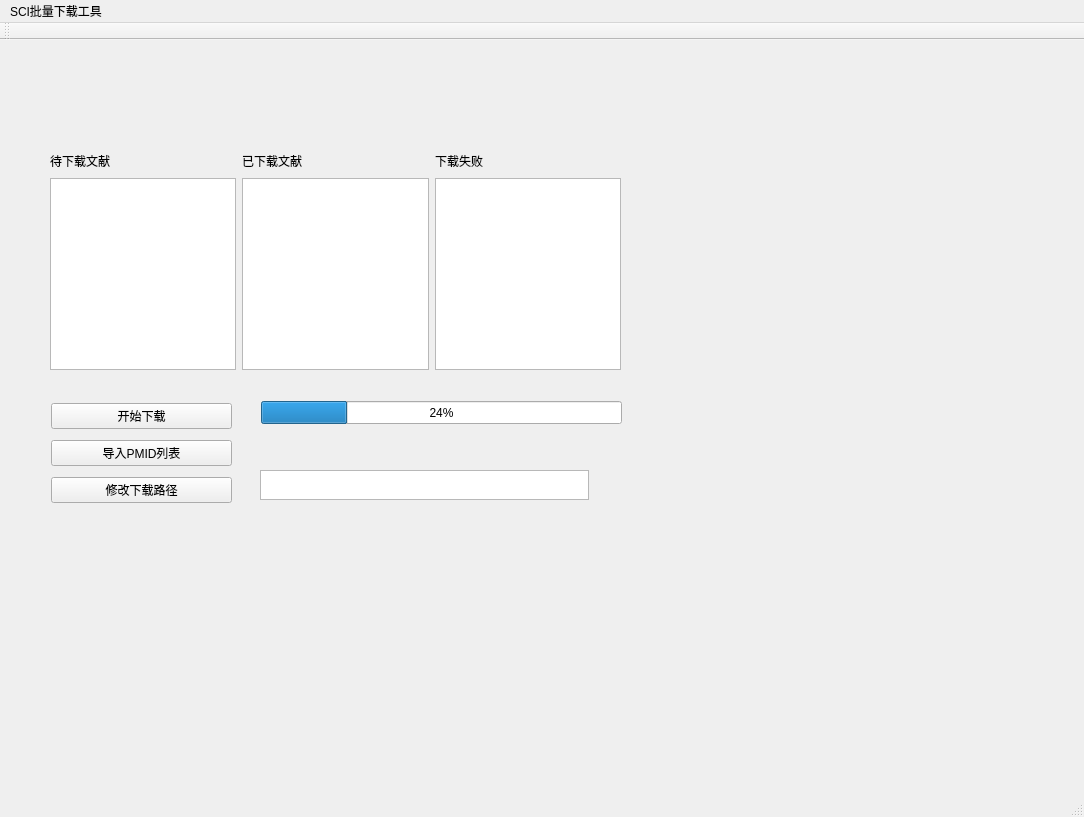
<?xml version="1.0" encoding="UTF-8"?>
<ui version="4.0">
 <class>MainWindow</class>
 <widget class="QMainWindow" name="MainWindow">
  <property name="geometry">
   <rect>
    <x>0</x>
    <y>0</y>
    <width>1084</width>
    <height>817</height>
   </rect>
  </property>
  <property name="windowTitle">
   <string>MainWindow</string>
  </property>
  <widget class="QWidget" name="centralwidget">
   <widget class="QProgressBar" name="progressBar">
    <property name="geometry">
     <rect>
      <x>261</x>
      <y>361</y>
      <width>361</width>
      <height>23</height>
     </rect>
    </property>
    <property name="sizePolicy">
     <sizepolicy hsizetype="Expanding" vsizetype="Expanding">
      <horstretch>0</horstretch>
      <verstretch>1</verstretch>
     </sizepolicy>
    </property>
    <property name="value">
     <number>24</number>
    </property>
   </widget>
   <widget class="QWidget" name="">
    <property name="geometry">
     <rect>
      <x>50</x>
      <y>110</y>
      <width>571</width>
      <height>220</height>
     </rect>
    </property>
    <layout class="QVBoxLayout" name="verticalLayout_2">
     <item>
      <layout class="QHBoxLayout" name="horizontalLayout">
       <item>
        <widget class="QLabel" name="label">
         <property name="layoutDirection">
          <enum>Qt::LeftToRight</enum>
         </property>
         <property name="text">
          <string>待下载文献</string>
         </property>
        </widget>
       </item>
       <item>
        <widget class="QLabel" name="label_2">
         <property name="text">
          <string>已下载文献</string>
         </property>
        </widget>
       </item>
       <item>
        <widget class="QLabel" name="label_3">
         <property name="text">
          <string>下载失败</string>
         </property>
        </widget>
       </item>
      </layout>
     </item>
     <item>
      <widget class="QSplitter" name="splitter">
       <property name="orientation">
        <enum>Qt::Horizontal</enum>
       </property>
       <widget class="QWidget" name="">
        <layout class="QHBoxLayout" name="horizontalLayout_2">
         <item>
          <widget class="QTextEdit" name="textEdit">
           <property name="html">
            <string>&lt;!DOCTYPE HTML PUBLIC &quot;-//W3C//DTD HTML 4.0//EN&quot; &quot;http://www.w3.org/TR/REC-html40/strict.dtd&quot;&gt;
&lt;html&gt;&lt;head&gt;&lt;meta name=&quot;qrichtext&quot; content=&quot;1&quot; /&gt;&lt;style type=&quot;text/css&quot;&gt;
p, li { white-space: pre-wrap; }
&lt;/style&gt;&lt;/head&gt;&lt;body style=&quot; font-family:'SimSun'; font-size:9pt; font-weight:400; font-style:normal;&quot;&gt;
&lt;p style=&quot;-qt-paragraph-type:empty; margin-top:0px; margin-bottom:0px; margin-left:0px; margin-right:0px; -qt-block-indent:0; text-indent:0px;&quot;&gt;&lt;br /&gt;&lt;/p&gt;&lt;/body&gt;&lt;/html&gt;</string>
           </property>
          </widget>
         </item>
         <item>
          <widget class="QListView" name="listView"/>
         </item>
         <item>
          <widget class="QListView" name="listView_2"/>
         </item>
        </layout>
       </widget>
      </widget>
     </item>
    </layout>
   </widget>
   <widget class="QWidget" name="">
    <property name="geometry">
     <rect>
      <x>51</x>
      <y>358</y>
      <width>181</width>
      <height>111</height>
     </rect>
    </property>
    <layout class="QVBoxLayout" name="verticalLayout">
     <item>
      <widget class="QPushButton" name="pushButton">
       <property name="text">
        <string>开始下载</string>
       </property>
      </widget>
     </item>
     <item>
      <widget class="QPushButton" name="pushButton_2">
       <property name="text">
        <string>导入PMID列表</string>
       </property>
      </widget>
     </item>
     <item>
      <widget class="QPushButton" name="pushButton_3">
       <property name="text">
        <string>修改下载路径</string>
       </property>
      </widget>
     </item>
    </layout>
   </widget>
   <widget class="QPlainTextEdit" name="plainTextEdit">
    <property name="geometry">
     <rect>
      <x>260</x>
      <y>430</y>
      <width>329</width>
      <height>30</height>
     </rect>
    </property>
    <property name="sizePolicy">
     <sizepolicy hsizetype="Expanding" vsizetype="Expanding">
      <horstretch>0</horstretch>
      <verstretch>1</verstretch>
     </sizepolicy>
    </property>
    <property name="maximumSize">
     <size>
      <width>16777215</width>
      <height>30</height>
     </size>
    </property>
   </widget>
  </widget>
  <widget class="QMenuBar" name="menubar">
   <property name="geometry">
    <rect>
     <x>0</x>
     <y>0</y>
     <width>1084</width>
     <height>26</height>
    </rect>
   </property>
   <widget class="QMenu" name="menuSCI">
    <property name="title">
     <string>SCI批量下载工具</string>
    </property>
   </widget>
   <addaction name="menuSCI"/>
  </widget>
  <widget class="QStatusBar" name="statusbar"/>
  <widget class="QToolBar" name="toolBar">
   <property name="windowTitle">
    <string>toolBar</string>
   </property>
   <attribute name="toolBarArea">
    <enum>TopToolBarArea</enum>
   </attribute>
   <attribute name="toolBarBreak">
    <bool>false</bool>
   </attribute>
  </widget>
 </widget>
 <resources/>
 <connections>
  <connection>
   <sender>pushButton</sender>
   <signal>clicked()</signal>
   <receiver>textEdit</receiver>
   <slot>selectAll()</slot>
   <hints>
    <hint type="sourcelabel">
     <x>172</x>
     <y>412</y>
    </hint>
    <hint type="destinationlabel">
     <x>205</x>
     <y>301</y>
    </hint>
   </hints>
  </connection>
 </connections>
 <slots>
  <slot>onClick_button_2()</slot>
  <slot>onClick_button_3()</slot>
  <slot>onClick_button()</slot>
 </slots>
</ui>
